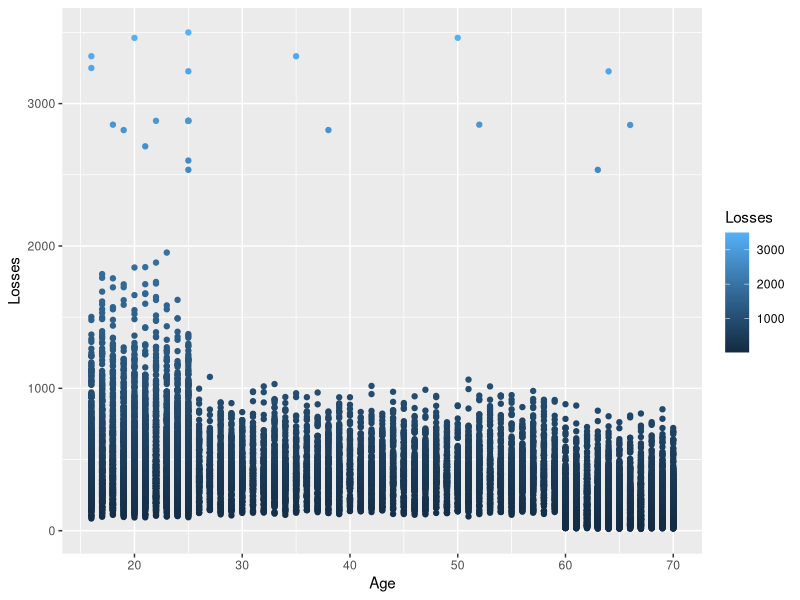
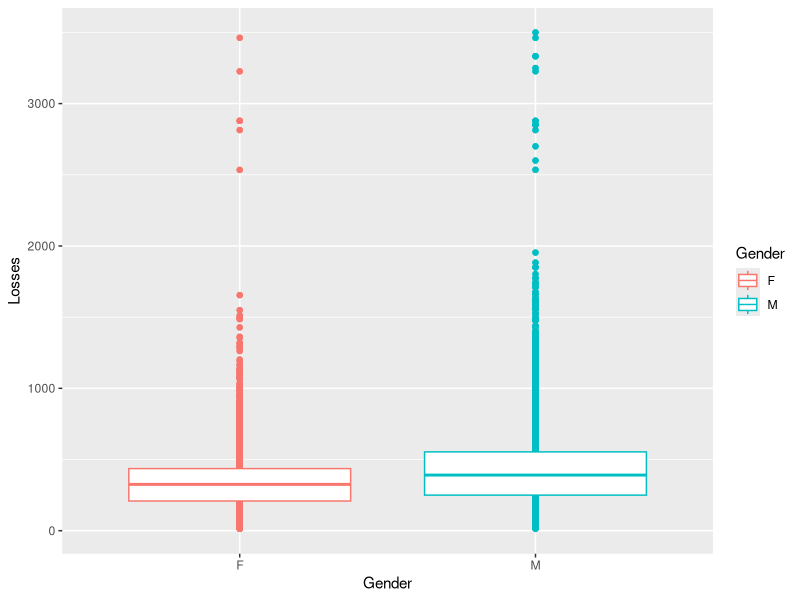
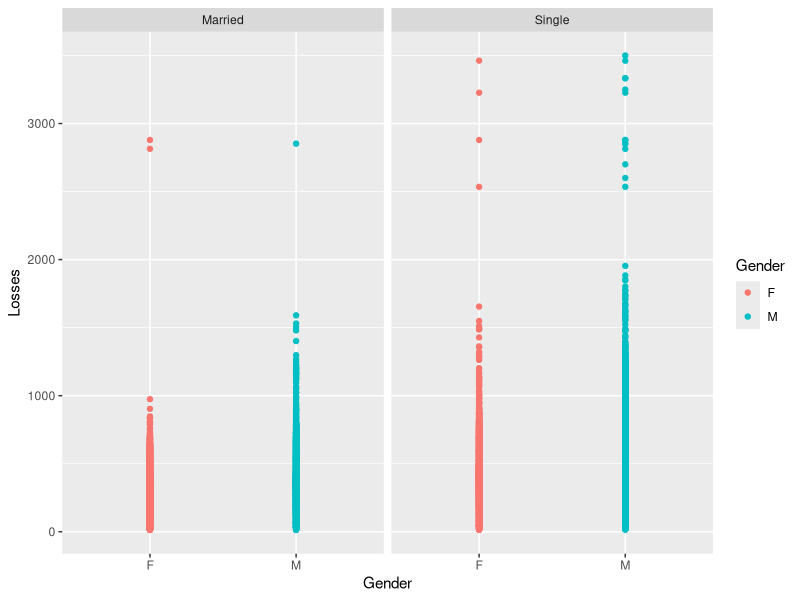
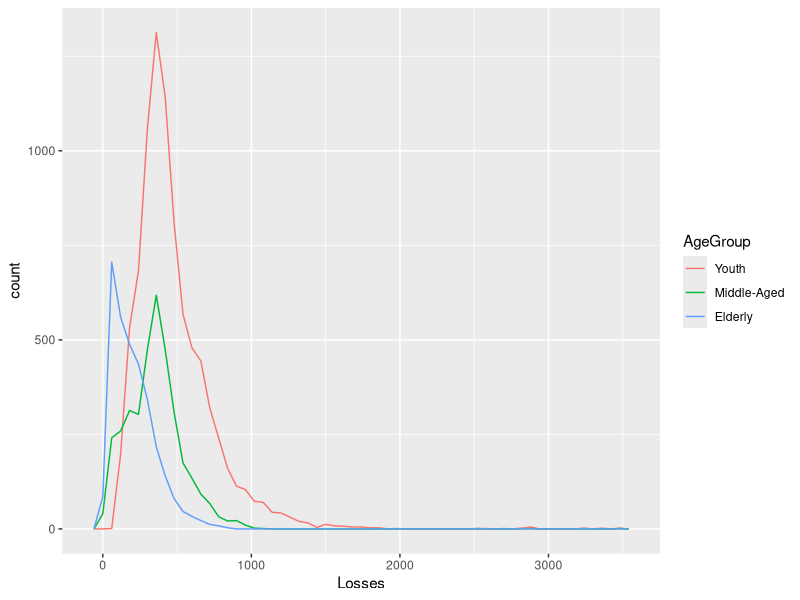
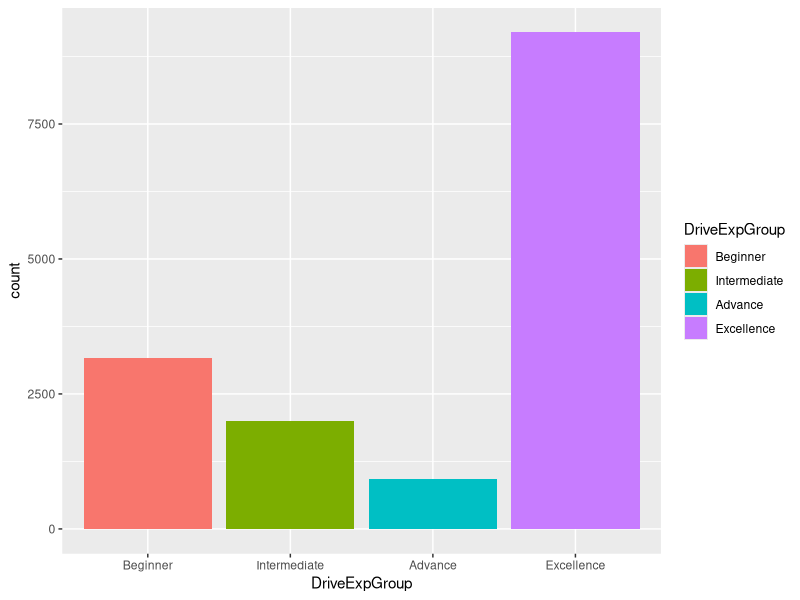

Generate these figures, in order, with R:
## ---- chunk 1
getwd()
setwd("D:/Courses/Data Science/Dibimbing/Day 9")
getwd()

library(tidyverse)
library(ggplot2)

insurance <- read.table("Insurance_Loss.csv", header=TRUE, sep=",")

glimpse(insurance)

## ---- chunk 2
ggplot(insurance, aes(x = Age, y = Losses, color = Losses)) + geom_point()

## ---- chunk 3
ggplot(insurance, aes(x = Gender, y = Losses, color = Gender)) + geom_point() + geom_boxplot()
## ---- chunk 4
ggplot(insurance, aes(x = Gender, y = Losses, color = Gender)) + geom_point() + facet_wrap(~Married)
## ---- chunk 5
AgeLabel = c('Pediatric', 'Youth', 'Middle-Aged', 'Elderly')
  insurance$AgeGroup = cut(insurance$Age, breaks = c(0,14,47,63,Inf),
  labels = AgeLabel, right = FALSE)

ggplot(data=insurance,mapping = aes(x=Losses,color=AgeGroup)) + geom_freqpoly(binwidth = 60)
## ---- chunk 6
DriveExpLabel = c('Beginner', 'Intermediate', 'Advance', 'Excellence')
insurance$DriveExpGroup = cut(insurance$Years.of.Driving.Experience, breaks = c(0,5,10,15,Inf),
labels = DriveExpLabel, right = FALSE)

ggplot(insurance,aes(x=DriveExpGroup, fill=DriveExpGroup)) + geom_bar()
